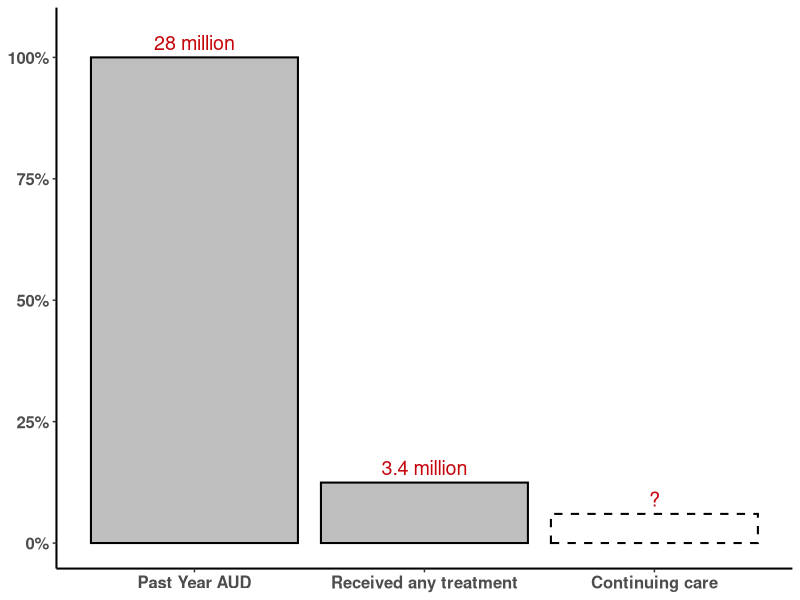

Source code (R):
library(tidyverse)
theme_set(theme_classic()) 

fig_tx <- tibble(name = c("Past Year AUD", "Received any treatment", "Continuing care"), 
                 proportion = c(1, 0.124496, 0.06),
                 label = c("28 million", "3.4 million", "?"),
                 dashed = c(FALSE, FALSE, TRUE)) |> 
  mutate(name = factor(name, 
         levels = c("Past Year AUD", 
                    "Received any treatment", 
                    "Continuing care"))) |> 
  ggplot(aes(x = name, y = proportion)) +
    geom_bar(stat = "identity",
             fill = c("grey", "grey","white"),
             linetype = c("solid", "solid", "dashed"),
             color = "black",
             linewidth = .7) +
    geom_text(aes(label = label), 
              vjust = -0.5,               
              color = "#C5050C",
              size = 5) +
    labs(x = NULL,
         y = NULL) +
    scale_y_continuous(limits = c(0, 1.05), labels = scales::percent_format()) +
    theme(axis.text = element_text(size = 12, face = "bold"),        
          axis.title = element_text(size = 16),       
          axis.line = element_line(linewidth = .7))  